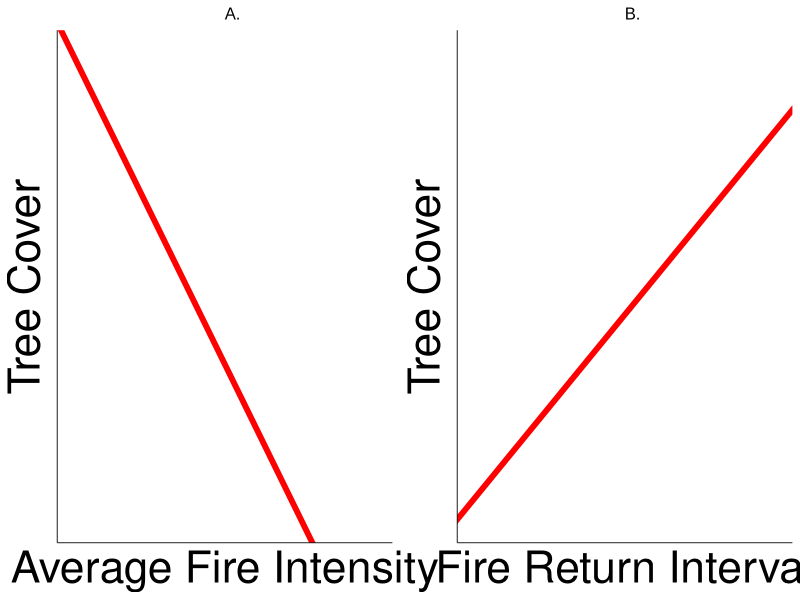
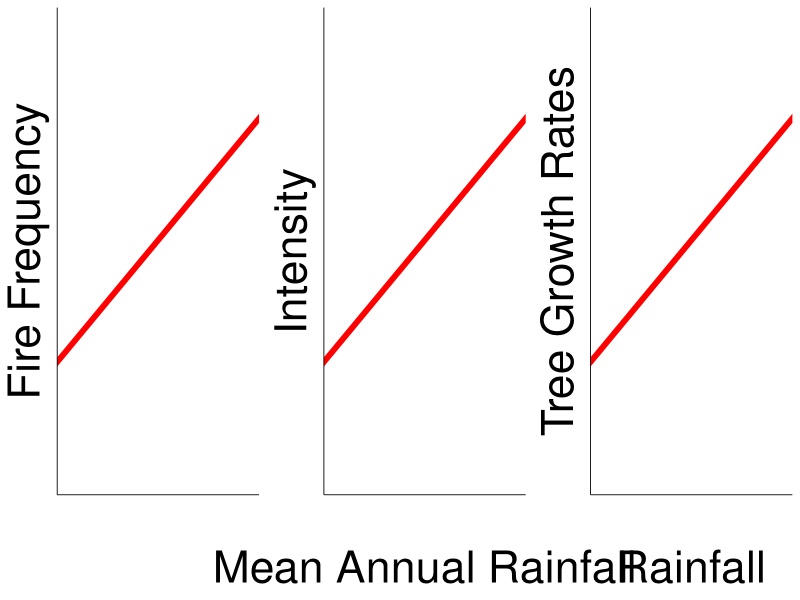
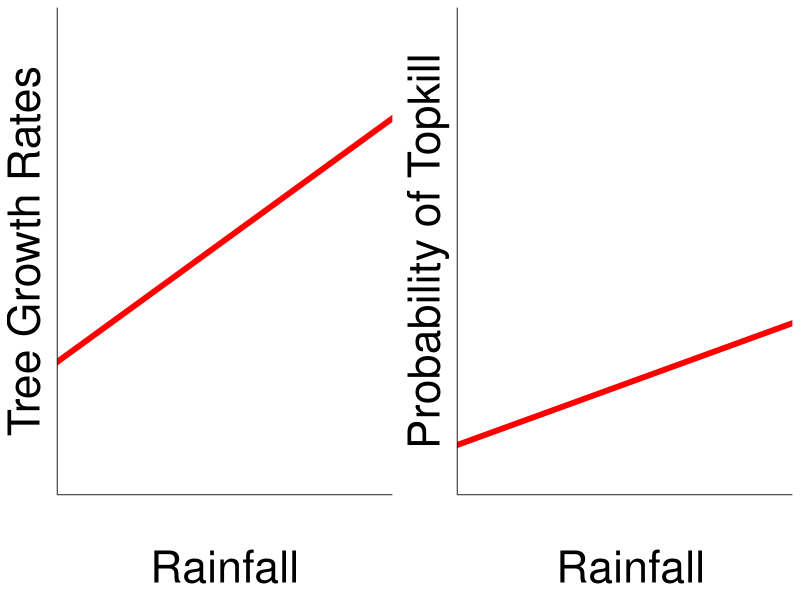

Write the R code that produced these figures, in order.
library(ggplot2)
library(ggthemes)
library(boot)
library(gridExtra)

myThemeBig <- theme_tufte() +
  theme(
    text = element_text(family="sans",size=32),
    axis.line = element_line(size = .3)
  )

myThemeMedium <- theme_tufte() +
  theme(
    text = element_text(family="sans",size=25),
    axis.line = element_line(size = .3)
  )

count <- 2000




# WC/FI relationship
FI_m <- -20/750
FI_m <- rnorm(n = 1,mean = FI_m,sd = .005)
FI_b <- 50

# WC/FRI relationship
FF_m <- 10/5 
FF_m <- rnorm(n = 1,mean = FF_m,sd = .005)

FF_b <- 2
FF_b <- rnorm(n = 1,mean = FF_b,sd = .005)

dummyDF <- data.frame(FI = rnorm(count,1000,sd = 500), FF = rnorm(count,5,5))
dummyDF$WC_FI <- FI_m * dummyDF$FI + FI_b
dummyDF$WC_FI <- dummyDF$WC_FI + rnorm(n = count,mean = 0,sd = 5)

dummyDF$WC_FF <- (FF_m * dummyDF$FF + FF_b)
dummyDF$WC_FF <- dummyDF$WC_FF + rnorm(n = count,mean = 0,sd = 5)


a_FI_pwc <- ggplot()+
  myThemeBig+
  theme(plot.title = element_text(size=12,
                                  hjust="0",
                                  family = "Arial",
                                  face="plain"),
        legend.position=c(.8,.9),legend.direction="vertical")+
  ggtitle("A.")+
  
  xlab("Average Fire Intensity")+
  ylab("Tree Cover")+
  theme(axis.ticks = element_blank(), axis.text = element_blank())+
  ylim(0,50)+
  xlim(0,2000)+
  #geom_point(data = dummyDF, size = 4, alpha = .10, aes(x = FI, y = WC_FI))+
  geom_abline(colour = "red", size = 2, slope = FI_m, intercept = FI_b)



b_FI_pwc <- ggplot()+
  myThemeBig+
  theme(plot.title = element_text(size=12,
                                  hjust="0",
                                  family = "Arial",
                                  face="plain"),
        legend.position=c(.8,.9),legend.direction="vertical")+
  ggtitle("B.")+
  theme(axis.ticks = element_blank(), axis.text = element_blank())+
  xlab("Fire Return Interval")+
  ylab("Tree Cover")+
  ylim(0,50)+
  xlim(0,20)+
 # geom_point(data = dummyDF, size = 4, alpha = .10, aes(x = FF, y = WC_FF))+
  geom_abline(colour="red", size = 2, slope = FF_m, intercept = FF_b)

grid.arrange(a_FI_pwc,b_FI_pwc,nrow=1)



MAP <- c(450,550,650,750,850)
MFRI <- c(5.0,5.3,5.2,2.8,2.1)
MFRI_MAP_df <- data.frame(MAP,MFRI)
lm_MAP <- lm(MFRI~MAP,MFRI_MAP_df)

coefficients(lm_MAP)

MFRI_MAP <- ggplot()+
  myThemeBig+
 # ggtitle("Fire Return Interval Decreases with Rainfall")+
  xlim(400,900)+
  xlab("\n")+
  ylim(2,10)+
  theme(axis.ticks = element_blank(), axis.text = element_blank())+
  ylab("Fire Frequency")+
 # geom_point()+
  geom_abline(colour="red", size = 2, slope = 2/250,
              intercept = 1)



Intensity_MAP <- ggplot()+
  myThemeBig+
 # ggtitle("Fire Intensity Increases with Rainfall")+
  xlim(400,900)+
  xlab("\nMean Annual Rainfall")+
  ylim(2,10)+
  ylab("Intensity")+
  theme(axis.ticks = element_blank(), axis.text = element_blank())+
  # geom_point()+
  geom_abline(colour="red", size = 2, slope = 2/250,
              intercept = 1)


Growth_MAP <- ggplot()+
  myThemeBig+
  #ggtitle("Tree Grow\nIncreases with Rainfall")+
  xlim(400,900)+
  xlab("\nRainfall")+
  ylim(2,10)+
  theme(axis.ticks = element_blank(), axis.text = element_blank())+
  ylab("Tree Growth Rates")+
  # geom_point()+
  geom_abline(colour="red", size = 2, slope = 2/250,
              intercept = 1)

grid.arrange(MFRI_MAP,Intensity_MAP,Growth_MAP, nrow = 1)

ProbTop_MAP <- ggplot()+
  myThemeBig+
  #ggtitle("Tree Grow\nIncreases with Rainfall")+
  xlim(400,900)+
  xlab("\n Rainfall")+
  ylim(2,10)+
  theme(axis.ticks = element_blank(), axis.text = element_blank())+
  ylab("Probability of Topkill")+
  # geom_point()+
  geom_abline(colour="red", size = 2, slope = 1/250,
              intercept = 1)

grid.arrange(Growth_MAP,ProbTop_MAP, nrow = 1)

